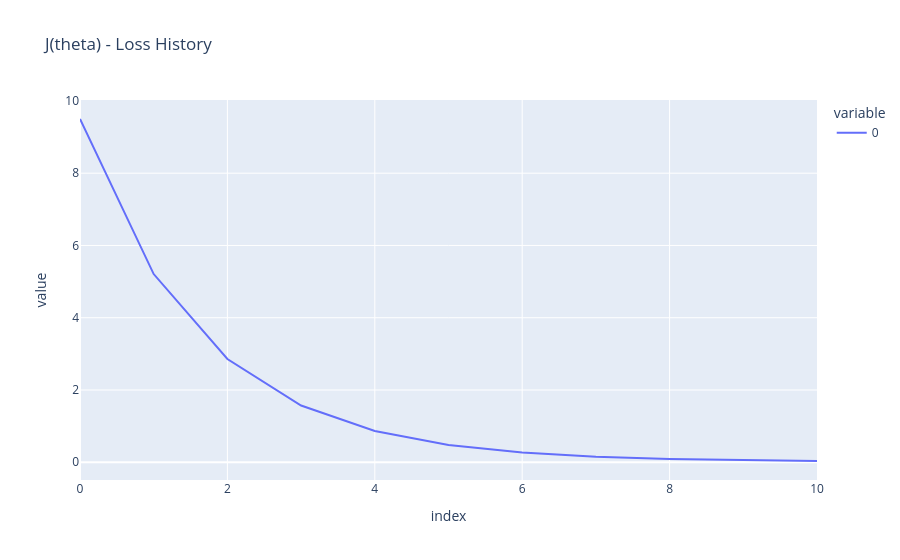

Notebook code for this chart:
### Markdown cell above
## Task 4: Gradient Descent
Below is a simple vectorized impl. of GD that *CAN* be used as a starting point. 
Please make sure you understand exactly HOW it works (so that you could have implemented one yourself).
(Note that it uses a augmented matrix to skip the bias term).

1) Change the code to handle the bias parameter directly. (No agumented matrix).
2) Change the code to use Stochastic Gradient Descent with mini-batches. (Batch size should be 2 or more).
3) Re-organize the code and add numba as to make the SGD go pew pew (faster). To make it easier for yourself - numba does not play nice with Jupyter, so consider running it in its own python file.
4) *OPTIONAL* numba also supports GPU (https://numba.readthedocs.io/en/stable/cuda) implement GPU acceleration for SDG. (again: numba dont like notebooks)

Numba: https://numba.readthedocs.io/en/stable/

### Code cell
import numpy as np
import plotly.express as px

# prédiction pour TOUS les points d'un coup : chaque ligne de xs fois theta
# avec xs = [1, x] et theta = [b, a]  ->  ŷ = b·1 + a·x
def predict(theta, xs): 
    return np.dot(xs, theta)

# la loss L2 : SOMME des erreurs au carré (pas encore la moyenne)
def J_squared_residual(theta, xs, y):
    h = predict(theta, xs)         # h = ŷ, les prédictions
    sr = ((h - y)**2).sum()    
    return sr

# les gradients de b ET de a en une seule ligne (chain rule de la Q5, Task 3) :
#   colonne des 1 -> Σ (ŷ − y)·1 = gradient de b
#   colonne des x -> Σ (ŷ − y)·x = gradient de a
def gradient_J_squared_residual(theta, xs, y):
    h = predict(theta, xs) 
    grad = np.dot(xs.transpose(), (h - y)) 
    return grad


# the dataset (already augmented so that we get a intercept coef)
# remember: augmented x -> we add a colum of 1's instead of using a bias term.
# 3 points (x = 0.5, 1, 2) ; 1re colonne = les 1 du biais/intercept (sert à rien), 2e colonne = x
# les y suivent exactement y = 1·x + 0.5  ->  on doit trouver b = 0.5, a = 1
# y = mx + h => y = a·x + b => 1.0 = a·x + b  ->  b = 0.5, a = 1 (tjr 1)
data_x = np.array([[1.0, 0.5], [1.0, 1.0], [1.0, 2.0]])
data_y = np.array([[1.0], [1.5], [2.5]])
n_features = data_x.shape[1]       # 2 colonnes -> 2 paramètres (b et a)

# variables we need 
theta = np.zeros((n_features, 1))  # theta = [b, a], on part de [0, 0]
learning_rate = 0.1
m = data_x.shape[0]                # nombre de points (3)

# run GD
j_history = []                     # la loss à chaque itération (pour le graphique)
n_iters = 10
for it in range(n_iters):
    j = J_squared_residual(theta, data_x, data_y)
    j_history.append(j)
    
    # mise à jour : theta ← theta − lr × gradient MOYEN (le 1/m transforme la somme en moyenne)
    theta = theta - (learning_rate * (1/m) * gradient_J_squared_residual(theta, data_x, data_y))
    
print("theta shape:", theta.shape)

# append the final result.
j = J_squared_residual(theta, data_x, data_y)
j_history.append(j)
print("The L2 error is: {:.2f}".format(j))


# find the L1 error.
# L1 = somme des |erreurs| (valeur absolue au lieu du carré)
y_pred = predict(theta, data_x)
l1_error = np.abs(y_pred - data_y).sum()
print("The L1 error is: {:.2f}".format(l1_error))


# Find the R^2 
# if the data is normalized: use the normalized data not the original data (task 3 hint).
# https://en.wikipedia.org/wiki/Coefficient_of_determination
# R² = 1 − (erreur du modèle) / (erreur si on prédisait toujours la moyenne)
#   1 = parfait, 0 = pas mieux que la moyenne
u = ((data_y - y_pred)**2).sum()             # erreur du modèle
v = ((data_y - data_y.mean())** 2).sum()     # erreur du « modèle moyenne »
print("R^2: {:.2f}".format(1 - (u/v)))


# plot the result
# courbe de la loss au fil des itérations : elle doit descendre
fig = px.line(j_history, title="J(theta) - Loss History")
fig.show()

### Figure 1 — Plotly figure (JSON) as saved in the notebook; plotly's stock layout.template omitted (floating-point values rounded to 4 significant figures)
{"data": [{"hovertemplate": "variable=0<br>index=%{x}<br>value=%{y}<extra></extra>", "legendgroup": "0", "line": {"color": "#636efa", "dash": "solid"}, "marker": {"symbol": "circle"}, "mode": "lines", "name": "0", "orientation": "v", "showlegend": true, "type": "scatter", "x": [0, 1, 2, 3, 4, 5, 6, 7, 8, 9, 10], "xaxis": "x", "y": [9.5, 5.208, 2.858, 1.571, 0.866, 0.4799, 0.2684, 0.1524, 0.08868, 0.05366, 0.03433], "yaxis": "y"}], "layout": {"legend": {"title": {"text": "variable"}, "tracegroupgap": 0}, "title": {"text": "J(theta) - Loss History"}, "xaxis": {"anchor": "y", "domain": [0, 1], "title": {"text": "index"}}, "yaxis": {"anchor": "x", "domain": [0, 1], "title": {"text": "value"}}}}
